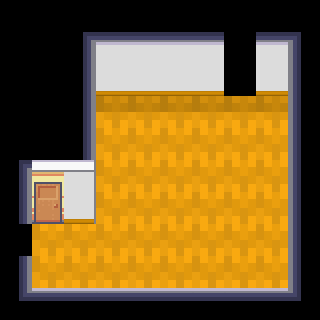

A level layout from a 2D game, rendered from its tile map. Below: a short description, then the map file with its tile-grid data intact:
An orthogonal 10x10 tile map with 32x32 px tiles, 1 tile layer (ground), 3 tilesets and 38 objects (albert, wardrobeAction).

<map version="1.4" tiledversion="1.4.1" orientation="orthogonal" renderorder="right-down" width="10" height="10" tilewidth="32" tileheight="32" infinite="0" nextlayerid="8" nextobjectid="28">
 <editorsettings>
  <export target="room.json" format="json" />
 </editorsettings>
 <tileset firstgid="1" name="albert" tilewidth="32" tileheight="64" tilecount="12" columns="3" objectalignment="topleft">
  <image source="../sprites/albert.png" width="96" height="256" />
 </tileset>
 <tileset firstgid="13" name="room" tilewidth="32" tileheight="32" tilecount="286" columns="11" objectalignment="topleft">
  <image source="room.png" width="352" height="832" />
  <tile id="14">
   <objectgroup draworder="index" id="2">
    <object id="1" x="-0.131568" y="0.263182" width="32" height="32" />
   </objectgroup>
  </tile>
  <tile id="18">
   <objectgroup draworder="index" id="2">
    <object id="1" x="-0.131568" y="0.263182" width="32" height="32" />
   </objectgroup>
  </tile>
  <tile id="22">
   <objectgroup draworder="index" id="2">
    <object id="1" x="-0.131568" y="0.263182" width="32" height="32" />
   </objectgroup>
  </tile>
  <tile id="23">
   <objectgroup draworder="index" id="2">
    <object id="1" x="-0.131568" y="0.263182" width="32" height="32" />
   </objectgroup>
  </tile>
  <tile id="24">
   <objectgroup draworder="index" id="2">
    <object id="1" x="-0.131568" y="0.263182" width="32" height="32" />
   </objectgroup>
  </tile>
  <tile id="25">
   <objectgroup draworder="index" id="2">
    <object id="1" x="-0.131568" y="0.263182" width="32" height="32" />
   </objectgroup>
  </tile>
  <tile id="26">
   <objectgroup draworder="index" id="2">
    <object id="1" x="-0.131568" y="0.263182" width="32" height="32" />
   </objectgroup>
  </tile>
  <tile id="27">
   <properties>
    <property name="collides" type="bool" value="true" />
   </properties>
   <objectgroup draworder="index" id="2">
    <object id="1" x="-0.131568" y="0.263182" width="32" height="32" />
   </objectgroup>
  </tile>
  <tile id="28">
   <objectgroup draworder="index" id="2">
    <object id="1" x="-0.131568" y="0.263182" width="32" height="32" />
   </objectgroup>
  </tile>
  <tile id="29">
   <objectgroup draworder="index" id="2">
    <object id="1" x="-0.131568" y="0.263182" width="32" height="32" />
   </objectgroup>
  </tile>
  <tile id="33">
   <objectgroup draworder="index" id="2">
    <object id="1" x="-0.131568" y="0.263182" width="32" height="32" />
   </objectgroup>
  </tile>
  <tile id="34">
   <objectgroup draworder="index" id="2">
    <object id="1" x="-0.131568" y="0.263182" width="32" height="32" />
   </objectgroup>
  </tile>
  <tile id="35">
   <objectgroup draworder="index" id="2">
    <object id="1" x="-0.131568" y="0.263182" width="32" height="32" />
   </objectgroup>
  </tile>
  <tile id="36">
   <objectgroup draworder="index" id="2">
    <object id="1" x="-0.131568" y="0.263182" width="32" height="32" />
    <object id="2" x="-0.131568" y="0.263182" width="32" height="32" />
   </objectgroup>
  </tile>
  <tile id="37">
   <objectgroup draworder="index" id="2">
    <object id="1" x="-0.131568" y="0.263182" width="32" height="32" />
   </objectgroup>
  </tile>
  <tile id="40">
   <objectgroup draworder="index" id="2">
    <object id="1" x="-0.131568" y="0.263182" width="32" height="32" />
   </objectgroup>
  </tile>
  <tile id="47">
   <objectgroup draworder="index" id="2">
    <object id="1" x="-0.131568" y="0.263182" width="32" height="32" />
    <object id="2" x="-0.131568" y="0.263182" width="32" height="32" />
   </objectgroup>
  </tile>
  <tile id="48">
   <objectgroup draworder="index" id="2">
    <object id="1" x="-0.131568" y="0.263182" width="32" height="32" />
   </objectgroup>
  </tile>
  <tile id="51">
   <objectgroup draworder="index" id="2">
    <object id="1" x="-0.131568" y="0.263182" width="32" height="32" />
   </objectgroup>
  </tile>
  <tile id="59">
   <objectgroup draworder="index" id="2">
    <object id="1" x="-0.131568" y="0.263182" width="32" height="32" />
   </objectgroup>
  </tile>
  <tile id="60">
   <objectgroup draworder="index" id="2">
    <object id="1" x="-0.131568" y="0.263182" width="32" height="32" />
   </objectgroup>
  </tile>
  <tile id="61">
   <objectgroup draworder="index" id="2">
    <object id="1" x="-0.131568" y="0.263182" width="32" height="32" />
   </objectgroup>
  </tile>
  <tile id="62">
   <objectgroup draworder="index" id="2">
    <object id="1" x="-0.131568" y="0.263182" width="32" height="32" />
   </objectgroup>
  </tile>
  <tile id="278">
   <objectgroup draworder="index" id="2">
    <object id="1" x="-0.131568" y="0.263182" width="32" height="32" />
   </objectgroup>
  </tile>
 </tileset>
 <tileset firstgid="299" name="objects" tilewidth="32" tileheight="32" tilecount="352" columns="8" objectalignment="topleft">
  <image source="objects.png" width="256" height="1408" />
  <tile id="19">
   <objectgroup draworder="index" id="2">
    <object id="1" x="-0.131568" y="0.263182" width="32" height="32" />
   </objectgroup>
  </tile>
  <tile id="20">
   <objectgroup draworder="index" id="2">
    <object id="2" x="-0.131568" y="0.263182" width="32" height="32" />
   </objectgroup>
  </tile>
  <tile id="27">
   <objectgroup draworder="index" id="2">
    <object id="2" x="-0.131568" y="0.263182" width="32" height="32" />
   </objectgroup>
  </tile>
  <tile id="28">
   <objectgroup draworder="index" id="2">
    <object id="2" x="-0.131568" y="0.263182" width="32" height="32" />
   </objectgroup>
  </tile>
  <tile id="66">
   <objectgroup draworder="index" id="2">
    <object id="1" x="-0.131568" y="0.263182" width="32" height="32" />
   </objectgroup>
  </tile>
  <tile id="74">
   <objectgroup draworder="index" id="2">
    <object id="1" x="-0.131568" y="0.263182" width="32" height="32" />
   </objectgroup>
  </tile>
 </tileset>
 <layer id="1" name="ground" width="10" height="10">
  <data encoding="csv">
17,18,18,18,18,18,18,18,19,20,
18,18,28,29,29,29,29,58,29,31,
18,0,39,40,40,40,40,69,40,42,
18,18,50,52,52,52,52,52,52,42,
18,18,50,63,63,63,63,63,63,42,
28,280,27,63,63,63,63,63,63,42,
39,291,38,63,63,63,63,63,63,42,
18,63,63,63,63,63,63,63,63,42,
61,63,63,63,63,63,63,63,63,64,
72,73,73,73,74,74,73,73,74,75
</data>
 </layer>
 <objectgroup id="6" name="objects">
  <object id="14" name="albert" gid="1" x="190.87" y="127.632" width="32" height="64" />
  <object id="21" name="wardrobeAction" x="223.178" y="126.789" width="64" height="32" />
  <object id="24" gid="0" x="224" y="96" width="32" height="32" />
  <object id="25" gid="0" x="256" y="96" width="32" height="32" />
  <object id="26" gid="0" x="224" y="64" width="32" height="32" />
  <object id="27" gid="0" x="256" y="64" width="32" height="32" />
 </objectgroup>
</map>